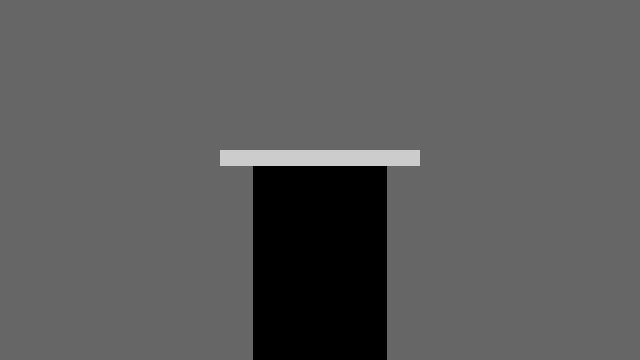
Frame 1 (no input)
Frame 60 (the mouse pressed at the canvas centre just before this capture): identical to frame 1, image omitted
Frame 120 (the mouse held since frame 60 and released just before this capture): identical to frame 1, image omitted

The Processing sketch that drew this single still picture (run headless with seeded random() and noise(); from frame 60 on, the mouse is pressed at the canvas centre):

// Processing sketch: Spring
// ── Spring.pde
/**
 * Spring. 
 * 
 * Click, drag, and release the horizontal bar to start the spring. 
 */
 
// Spring drawing constants for top bar
int springHeight = 16;  // Height
int left;               // Left position
int right;              // Right position
int max = 200;          // Maximum Y value
int min = 100;          // Minimum Y value
boolean over = false;   // If mouse over
boolean move = false;   // If mouse down and over

// Spring simulation constants
float M = 0.8;   // Mass
float K = 0.2;   // Spring constant
float D = 0.92;  // Damping
float R = 150;   // Rest position

// Spring simulation variables
float ps = R;    // Position
float vs = 0.0;  // Velocity
float as = 0;    // Acceleration
float f = 0;     // Force


void setup() {
  size(640, 360);
  rectMode(CORNERS);
  noStroke();
  left = width/2 - 100;
  right = width/2 + 100;
}

void draw() {
  background(102);
  updateSpring();
  drawSpring();
}

void drawSpring() {
  
  // Draw base
  fill(0.2);
  float baseWidth = 0.5 * ps + -8;
  rect(width/2 - baseWidth, ps + springHeight, width/2 + baseWidth, height);

  // Set color and draw top bar
  if(over || move) { 
    fill(255);
  } else { 
    fill(204);
  }
  rect(left, ps, right, ps + springHeight);
}


void updateSpring() {
  // Update the spring position
  if(!move) {
    f = -K * (ps - R);    // f=-ky
    as = f / M;           // Set the acceleration, f=ma == a=f/m
    vs = D * (vs + as);   // Set the velocity
    ps = ps + vs;         // Updated position
  }
  if(abs(vs) < 0.1) {
    vs = 0.0;
  }

  // Test if mouse is over the top bar
  if(mouseX > left && mouseX < right && mouseY > ps && mouseY < ps + springHeight) {
    over = true;
  } else {
    over = false;
  }
  
  // Set and constrain the position of top bar
  if(move) {
    ps = mouseY - springHeight/2;
    ps = constrain(ps, min, max);
  }
}

void mousePressed() {
  if(over) {
    move = true;
  }
}

void mouseReleased() {
  move = false;
}
